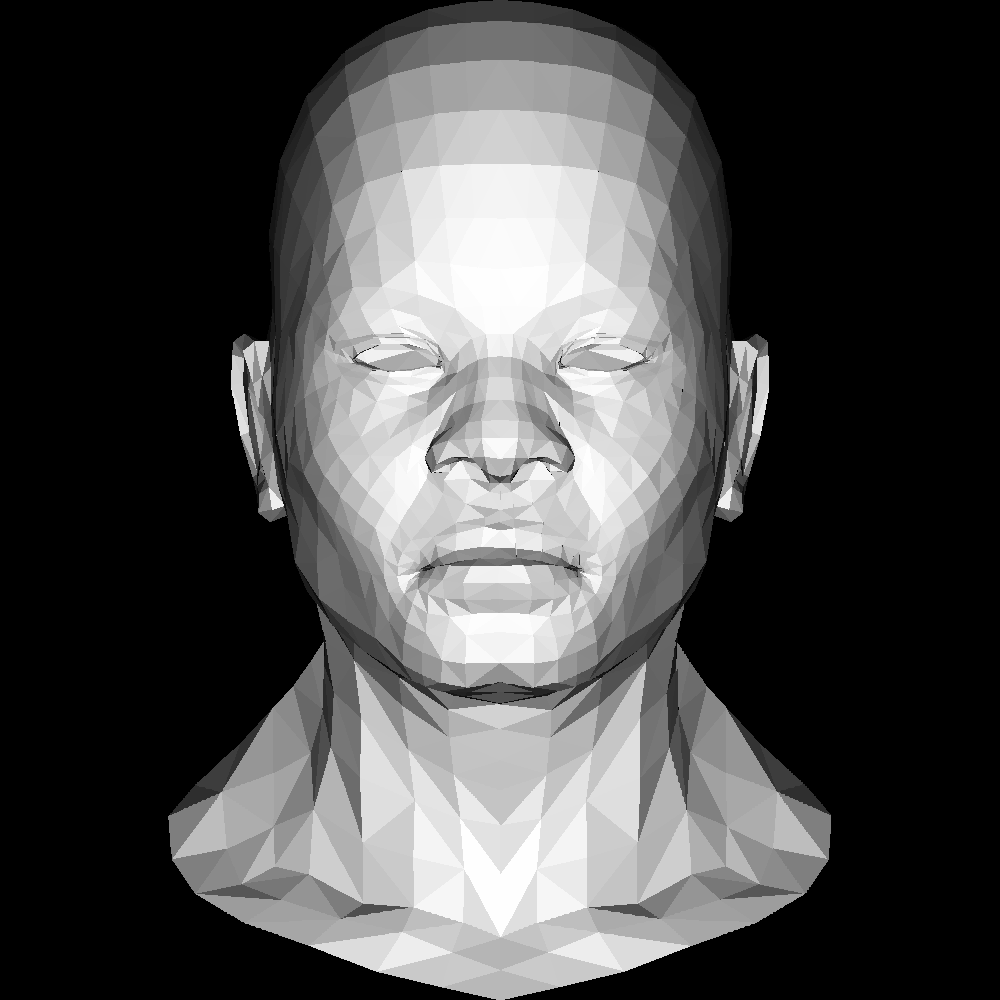

Python code for this plot:
# -------------------------------------------------------
# Created by     : xx
# Filename       : lession3_zbuffer.py
# Author         : name
# Created On     : 2025/04/04 19:16
# Last Modified  : 2025/04/04 19:16
# Version        : v1.0
# Description    : 
# -------------------------------------------------------

from PIL import Image, ImageDraw
import math
import sys
sys.path.append('../common')
from tinyrenderer_learn_common import *


def draw_tri_barycentric_zbuf(v0, v1, v2, zbuf, width, height, draw, color, debug):
    num= 0
    bbox_min_x, bbox_min_y, bbox_max_x, bbox_max_y = get_bbox(v0, v1, v2)
    if debug == 190 or debug == 191:
        print("bbox:", bbox_min_x, bbox_min_y, bbox_max_x, bbox_max_y)
    for x in range(int(bbox_min_x*width), int(bbox_max_x*width)):
        for y in range(int(bbox_min_y*width), int(bbox_max_y*width)):
            p = [x/width, y/height]
            # alpha, beta, gamma = barycentric_coordinates(v0, v1, v2, p)
            alpha, beta, gamma = barycentric(v0, v1, v2, p)
            if debug == 190 or debug == 191:
                print(alpha, beta, gamma)
            if alpha >= 0 and beta >= 0 and gamma >= 0:
                # 使用uv坐标进行差值的原理
                # if u + v > 1:
                #     u = 1 - u
                #     v = 1 - v
                #     # 计算点 P 的坐标
                #     x = u * A[0] + v * B[0] + (1 - u - v) * C[0]
                #     y = u * A[1] + v * B[1] + (1 - u - v) * C[1]
                #     z = u * A[2] + v * B[2] + (1 - u - v) * C[2]
                z = alpha*v0[2] + beta*v1[2] + gamma*v2[2]
                # print(z)
                # print(zbuf[int(x+y*width)])
                if z > zbuf[(x+y*width)]:
                    zbuf[(x+y*width)] = z
                    draw_point(x/width, y/height, width, height, draw, color)
                    num += 1
                    # print("draw")
                else:
                    pass
                    # print("zbuf:", zbuf[(x+y*width)])
    print("num:", num)
    return zbuf










obj_file = "../obj/african_head.obj"
# obj_file = "../obj/debug.obj"
vertices = read_obj_file_v(obj_file)
primitives = read_obj_file_p(obj_file)

width = 1000
height = width

image = Image.new('RGB', (width, height), 'black')
draw = ImageDraw.Draw(image)

light_vct = [0, 0, -1]

zbuf = [0] * width * height

face = 0
for p in primitives:
    v0x = vertices[p[0]-1][0]
    v0y = vertices[p[0]-1][1]
    v0z = vertices[p[0]-1][2]

    v1x = vertices[p[1]-1][0]
    v1y = vertices[p[1]-1][1]
    v1z = vertices[p[1]-1][2]

    v2x = vertices[p[2]-1][0]
    v2y = vertices[p[2]-1][1]
    v2z = vertices[p[2]-1][2]

    v0 = [v0x, v0y, v0z]
    v1 = [v1x, v1y, v1z]
    v2 = [v2x, v2y, v2z]

    tri_f = get_tri_f(v0, v1, v2)

    cos = vector_cosine(tri_f, light_vct)
    if cos < 0:
        # draw_line_in_range(v0x, v0y, v1x, v1y, width, height, draw, 'red')
        # draw_line_in_range(v1x, v1y, v2x, v2y, width, height, draw, 'red')
        # draw_line_in_range(v2x, v2y, v0x, v0y, width, height, draw, 'red')
        continue

    if face == 190:
        color = "red"
    elif face == 191:
        color = "blue"
    else:
        color = "white"
    color = (int(255*cos), int(255*cos), int(255*cos))

    draw_line_in_range(v0x, v0y, v1x, v1y, width, height, draw, 'green')
    draw_line_in_range(v1x, v1y, v2x, v2y, width, height, draw, 'green')
    draw_line_in_range(v2x, v2y, v0x, v0y, width, height, draw, 'green')

    # draw_tri_barycentric([v0x, v0y], [v1x, v1y], [v2x, v2y], width, height, draw, "yellow")
    zbuf = draw_tri_barycentric_zbuf([v0x, v0y, v0z], [v1x, v1y, v1z], [v2x, v2y, v2z], zbuf, width, height, draw, color, face)
    print("face:", face)
    face += 1
    # image.save(str(face)+".png")


image.save("lession3_zbuffer.png")

# print(zbuf)
# for i in range(0, width*height):
#     if i % width == 0:
#         print("\n")
#     print(zbuf[i], end=", ")


